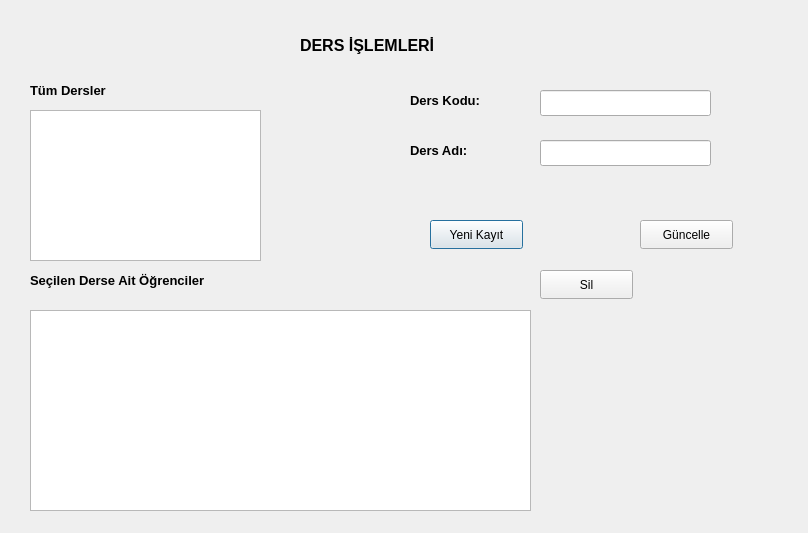
<?xml version="1.0" encoding="UTF-8"?>
<ui version="4.0">
 <class>dersler</class>
 <widget class="QDialog" name="dersler">
  <property name="geometry">
   <rect>
    <x>0</x>
    <y>0</y>
    <width>808</width>
    <height>533</height>
   </rect>
  </property>
  <property name="windowTitle">
   <string>Dialog</string>
  </property>
  <widget class="QLabel" name="label">
   <property name="geometry">
    <rect>
     <x>300</x>
     <y>30</y>
     <width>191</width>
     <height>31</height>
    </rect>
   </property>
   <property name="palette">
    <palette>
     <active>
      <colorrole role="WindowText">
       <brush brushstyle="SolidPattern">
        <color alpha="255">
         <red>255</red>
         <green>0</green>
         <blue>4</blue>
        </color>
       </brush>
      </colorrole>
     </active>
     <inactive>
      <colorrole role="WindowText">
       <brush brushstyle="SolidPattern">
        <color alpha="255">
         <red>0</red>
         <green>0</green>
         <blue>0</blue>
        </color>
       </brush>
      </colorrole>
     </inactive>
     <disabled>
      <colorrole role="WindowText">
       <brush brushstyle="SolidPattern">
        <color alpha="255">
         <red>120</red>
         <green>120</green>
         <blue>120</blue>
        </color>
       </brush>
      </colorrole>
     </disabled>
    </palette>
   </property>
   <property name="font">
    <font>
     <pointsize>12</pointsize>
     <bold>true</bold>
    </font>
   </property>
   <property name="text">
    <string>DERS İŞLEMLERİ</string>
   </property>
  </widget>
  <widget class="QLabel" name="label_3">
   <property name="geometry">
    <rect>
     <x>30</x>
     <y>80</y>
     <width>151</width>
     <height>21</height>
    </rect>
   </property>
   <property name="font">
    <font>
     <pointsize>10</pointsize>
     <bold>true</bold>
    </font>
   </property>
   <property name="text">
    <string>Tüm Dersler</string>
   </property>
  </widget>
  <widget class="QLabel" name="label_4">
   <property name="geometry">
    <rect>
     <x>30</x>
     <y>270</y>
     <width>241</width>
     <height>21</height>
    </rect>
   </property>
   <property name="font">
    <font>
     <pointsize>10</pointsize>
     <bold>true</bold>
    </font>
   </property>
   <property name="text">
    <string>Seçilen Derse Ait Öğrenciler</string>
   </property>
  </widget>
  <widget class="QLabel" name="label_5">
   <property name="geometry">
    <rect>
     <x>410</x>
     <y>90</y>
     <width>151</width>
     <height>21</height>
    </rect>
   </property>
   <property name="font">
    <font>
     <pointsize>10</pointsize>
     <bold>true</bold>
    </font>
   </property>
   <property name="text">
    <string>Ders Kodu:</string>
   </property>
  </widget>
  <widget class="QLabel" name="label_6">
   <property name="geometry">
    <rect>
     <x>410</x>
     <y>140</y>
     <width>151</width>
     <height>21</height>
    </rect>
   </property>
   <property name="font">
    <font>
     <pointsize>10</pointsize>
     <bold>true</bold>
    </font>
   </property>
   <property name="text">
    <string>Ders Adı:</string>
   </property>
  </widget>
  <widget class="QLineEdit" name="lineEdit_derskodu">
   <property name="enabled">
    <bool>true</bool>
   </property>
   <property name="geometry">
    <rect>
     <x>540</x>
     <y>90</y>
     <width>171</width>
     <height>26</height>
    </rect>
   </property>
  </widget>
  <widget class="QLineEdit" name="lineEdit_dersadi">
   <property name="geometry">
    <rect>
     <x>540</x>
     <y>140</y>
     <width>171</width>
     <height>26</height>
    </rect>
   </property>
  </widget>
  <widget class="QPushButton" name="pushButton_yenikayit">
   <property name="geometry">
    <rect>
     <x>430</x>
     <y>220</y>
     <width>93</width>
     <height>29</height>
    </rect>
   </property>
   <property name="text">
    <string>Yeni Kayıt</string>
   </property>
  </widget>
  <widget class="QPushButton" name="pushButton_sil">
   <property name="geometry">
    <rect>
     <x>540</x>
     <y>270</y>
     <width>93</width>
     <height>29</height>
    </rect>
   </property>
   <property name="text">
    <string>Sil</string>
   </property>
  </widget>
  <widget class="QPushButton" name="pushButton_guncelle">
   <property name="geometry">
    <rect>
     <x>640</x>
     <y>220</y>
     <width>93</width>
     <height>29</height>
    </rect>
   </property>
   <property name="text">
    <string>Güncelle</string>
   </property>
  </widget>
  <widget class="QTableView" name="tableView">
   <property name="geometry">
    <rect>
     <x>30</x>
     <y>110</y>
     <width>231</width>
     <height>151</height>
    </rect>
   </property>
  </widget>
  <widget class="QTableView" name="tableView_2">
   <property name="geometry">
    <rect>
     <x>30</x>
     <y>310</y>
     <width>501</width>
     <height>201</height>
    </rect>
   </property>
  </widget>
 </widget>
 <resources/>
 <connections/>
</ui>
